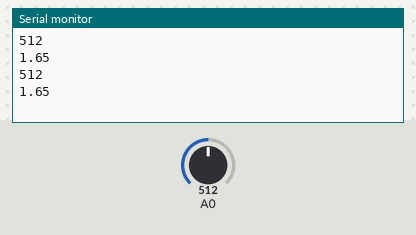
Simulated run of this sketch. Board: Arduino Uno, built with avr-gcc and run on an emulated ATmega328P. On the bench: the last lines printed to the serial monitor. The test bench sets the inputs (shaded band); at power-on: A0 = 512.

Above: at 2.8 s.
2.9 s: A0 set to 716
At 4.9 s:
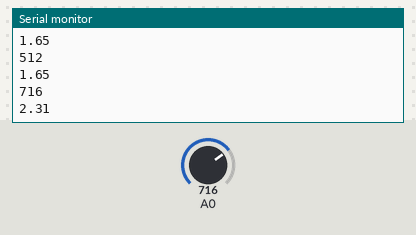
5.6 s: A0 set to 900
At 6.4 s:
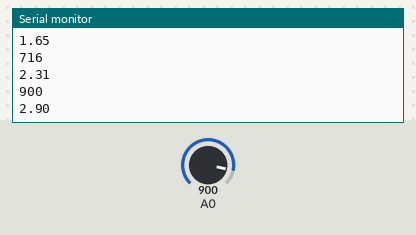
Timing chart, 0 to 8.6 s (numbered marks = the images above; inputs shaded):
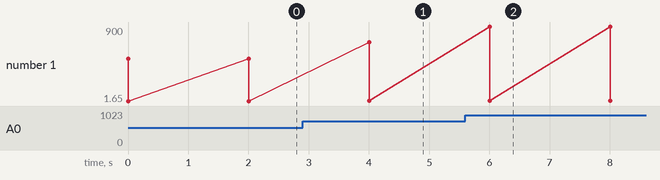

Measured:
- after the input at 2.9 s, the serial monitor: prints a new line after 1.1 s (image 1)
- after the input at 5.6 s, the serial monitor: prints a new line after 0.40 s (image 2)
- plotted number 1: 1.65 → 2.31 after the input at 2.9 s, 2.31 → 2.9 after the input at 5.6 s

The sketch:

Tester.ino
```cpp
//#define R1 10000
//#define R2 2200

//#define R1 9790
//#define R2 2174

#define R1 9790
#define R2 4700
#define VREF 1.1 //Verificato perimentalmente


void setup() {
  Serial.begin(115200); //Baud rate: 9600
}
void loop() {
  int sensorValue = analogRead(A0);// read the input on analog pin 0:
  Serial.println(sensorValue);
  float voltage = (sensorValue*VREF/1024)*((R1+R2)/R2)
  ; // Convert the analog reading (which goes from 0 - 1023) to a voltage (0 - 5V):
  Serial.println(voltage); // print out the value you read:
  delay(2000);
}
```
